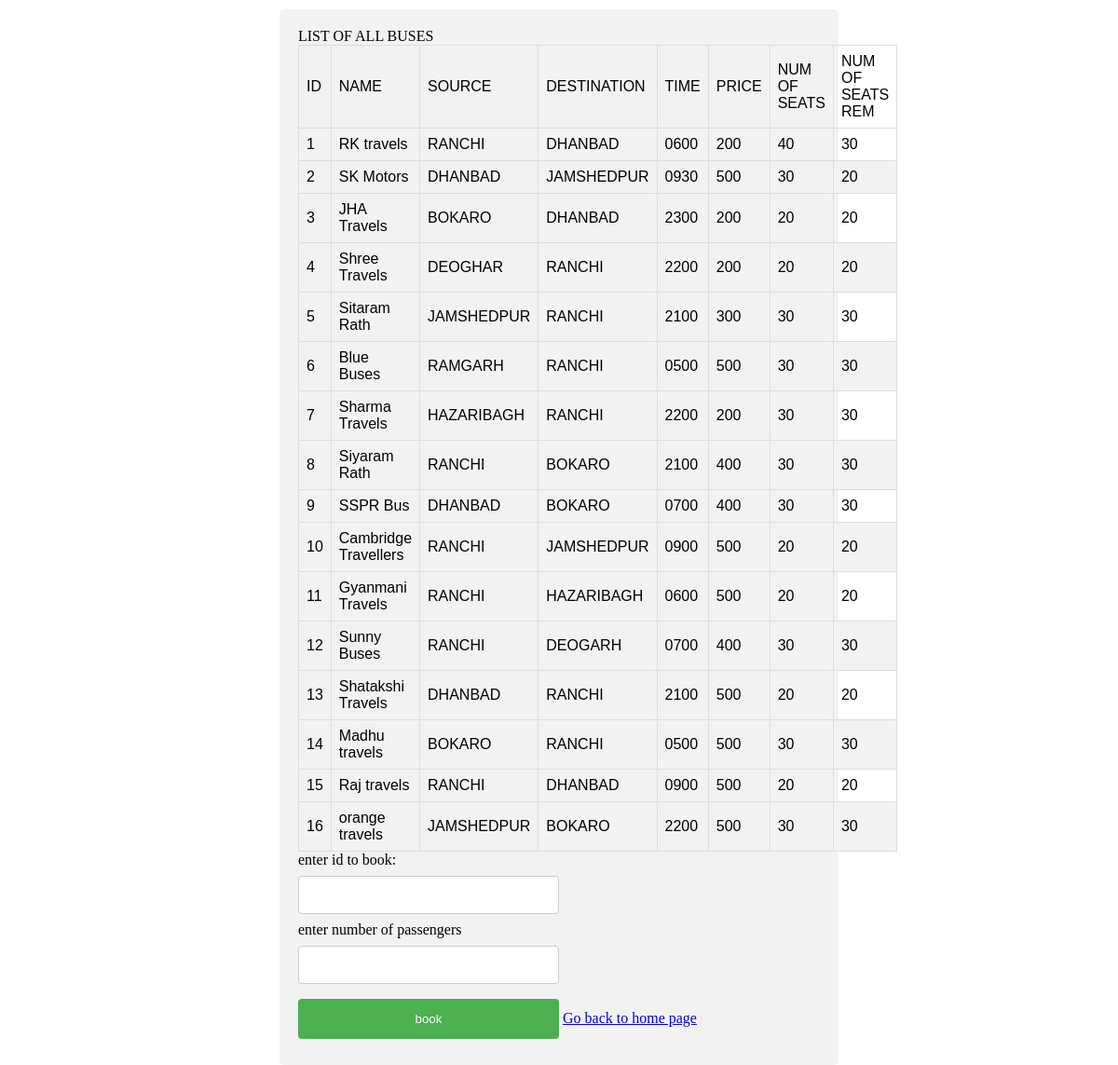
The page /list.html (signed in) on the database its author committed.
### tables this page shows
CREATE TABLE buses (id INTEGER PRIMARY KEY,name TEXT, source TEXT, destination TEXT, time TEXT, price INT,nos INT,rem INT);

### __init__.py (the view)
@app.route('/list.html')
def list():
    username = session['username']
    con = sql.connect("database.db")
    con.row_factory = sql.Row
    cur = con.cursor()
    cur.execute("select * from buses")
    rows = cur.fetchall();
    msg = "LIST OF ALL BUSES"
    return render_template("list.html", rows=rows, msg=msg, user=username)

### templates/list.html (shortened to what this page needs)
<!doctype html>
<html>
   <body>
<div>
<form method="POST" action="{{ url_for('booking') }}"
   <h3>{{msg}}</h3>
      <table border = 1 id="customers">
         <thead>
            <td>ID</td>
            <td>NAME</td>
            <td>SOURCE</td>
            <td>DESTINATION</td>
            <td>TIME</td>
            <td>PRICE</td>
<td>NUM OF SEATS</td>
<td>NUM OF SEATS REM</td>
         </thead>
         {% for row in rows %}
            <tr>
               <td>{{row[0]}}</td>
               <td>{{row[1]}}</td>
               <td> {{ row[2]}}</td>
               <td>{{row[3]}}</td>
	<td>{{row[4]}}</td>
	<td>{{row[5]}}</td>
<td>{{row[6]}}</td>
<td>{{row[7]}}</td>
            </tr>
         {% endfor %}
      </table>
{% if user!='admin'   %}
enter id to book: <br>
<input type="number" name="id" autocomplete="off">
<br>
enter number of passengers <br>
<input type="number" name="nop" autocomplete="off">
<br>
<input type="submit" value="book">
{% endif %}
{% if user!='admin'   %}
      <a href="/user">Go back to home page</a>
{% else %}
<a href="/user">Go back to home page</a>
{% endif %}
     </form>
</div>
   </body>
</html>

### templates/list.html (style rules this page uses)
body { margin: auto; width: 50%; padding: 10px; }
input { width: 50%; padding: 12px 20px; margin: 8px 0; display: inline-block; border: 1px solid #ccc; border-radius: 4px; box-sizing: border-box; }
input[type=submit] { width: 50%; background-color: #4CAF50; color: white; padding: 14px 20px; margin: 8px 0; border: none; border-radius: 4px; cursor: pointer; }
div { border-radius: 5px; background-color: #f2f2f2; padding: 20px; }
#customers { font-family: "Trebuchet MS", Arial, Helvetica, sans-serif; border-collapse: collapse; width: 100%; }
#customers td, #customers th { border: 1px solid #ddd; padding: 8px; }
#customers tr:nth-child(even) { background-color: #f2f2f2; }

### rows shown on the page
buses: id "1", name "RK travels", source "RANCHI", destination "DHANBAD", time "0600", price "200", nos "40", rem "30"
buses: id "2", name "SK Motors", source "DHANBAD", destination "JAMSHEDPUR", time "0930", price "500", nos "30", rem "20"
buses: id "3", name "JHA Travels", source "BOKARO", destination "DHANBAD", time "2300", price "200", nos "20", rem "20"
buses: id "4", name "Shree Travels", source "DEOGHAR", destination "RANCHI", time "2200", price "200", nos "20", rem "20"
buses: id "5", name "Sitaram Rath", source "JAMSHEDPUR", destination "RANCHI", time "2100", price "300", nos "30", rem "30"
buses: id "6", name "Blue Buses", source "RAMGARH", destination "RANCHI", time "0500", price "500", nos "30", rem "30"
buses: id "7", name "Sharma Travels", source "HAZARIBAGH", destination "RANCHI", time "2200", price "200", nos "30", rem "30"
buses: id "8", name "Siyaram Rath", source "RANCHI", destination "BOKARO", time "2100", price "400", nos "30", rem "30"
buses: id "9", name "SSPR Bus", source "DHANBAD", destination "BOKARO", time "0700", price "400", nos "30", rem "30"
buses: id "10", name "Cambridge Travellers", source "RANCHI", destination "JAMSHEDPUR", time "0900", price "500", nos "20", rem "20"
buses: id "11", name "Gyanmani Travels", source "RANCHI", destination "HAZARIBAGH", time "0600", price "500", nos "20", rem "20"
buses: id "12", name "Sunny Buses", source "RANCHI", destination "DEOGARH", time "0700", price "400", nos "30", rem "30"
buses: id "13", name "Shatakshi Travels", source "DHANBAD", destination "RANCHI", time "2100", price "500", nos "20", rem "20"
buses: id "14", name "Madhu travels", source "BOKARO", destination "RANCHI", time "0500", price "500", nos "30", rem "30"
buses: id "15", name "Raj travels", source "RANCHI", destination "DHANBAD", time "0900", price "500", nos "20", rem "20"
buses: id "16", name "orange travels", source "JAMSHEDPUR", destination "BOKARO", time "2200", price "500", nos "30", rem "30"

### other values the page prints
{{ msg }} "LIST OF ALL BUSES"
